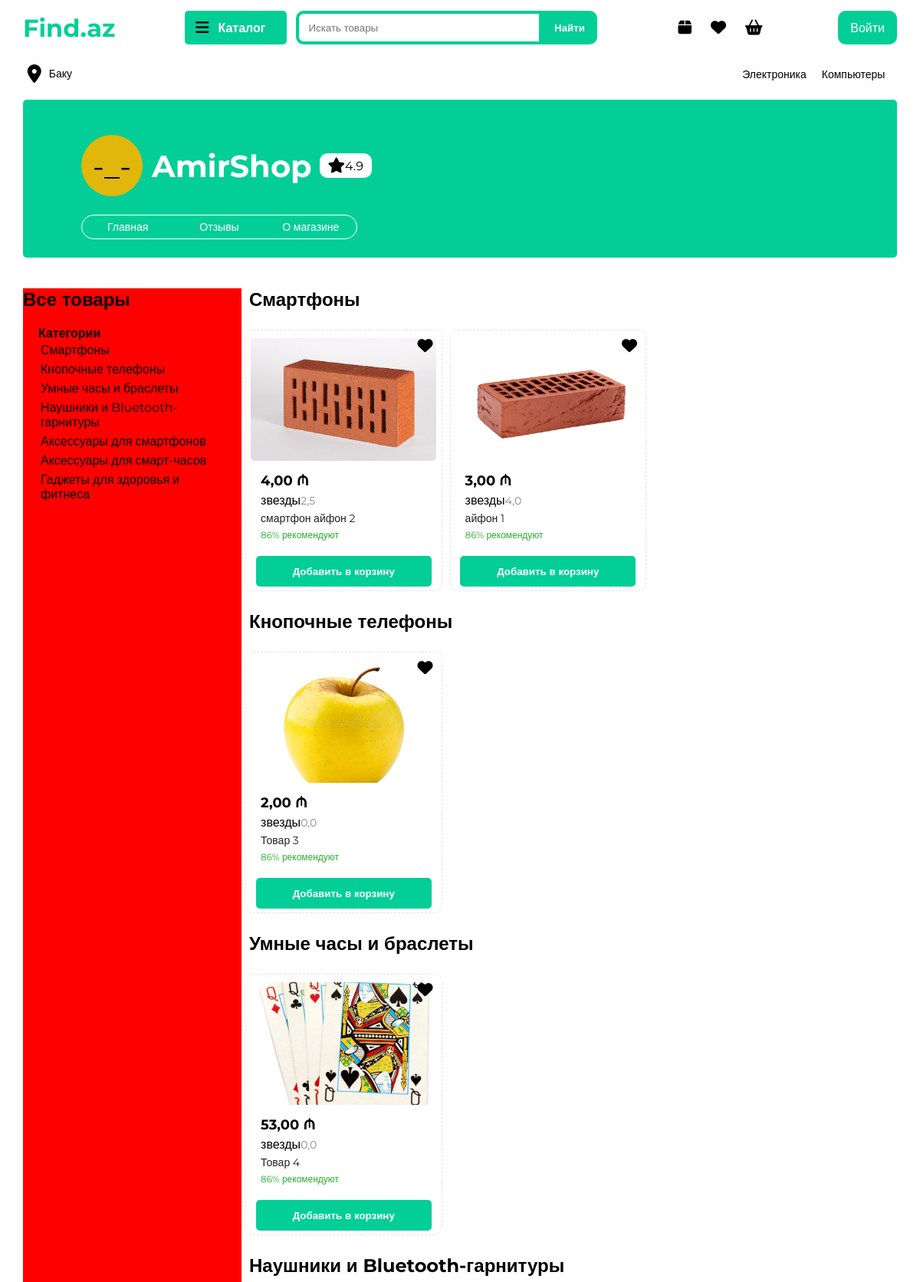
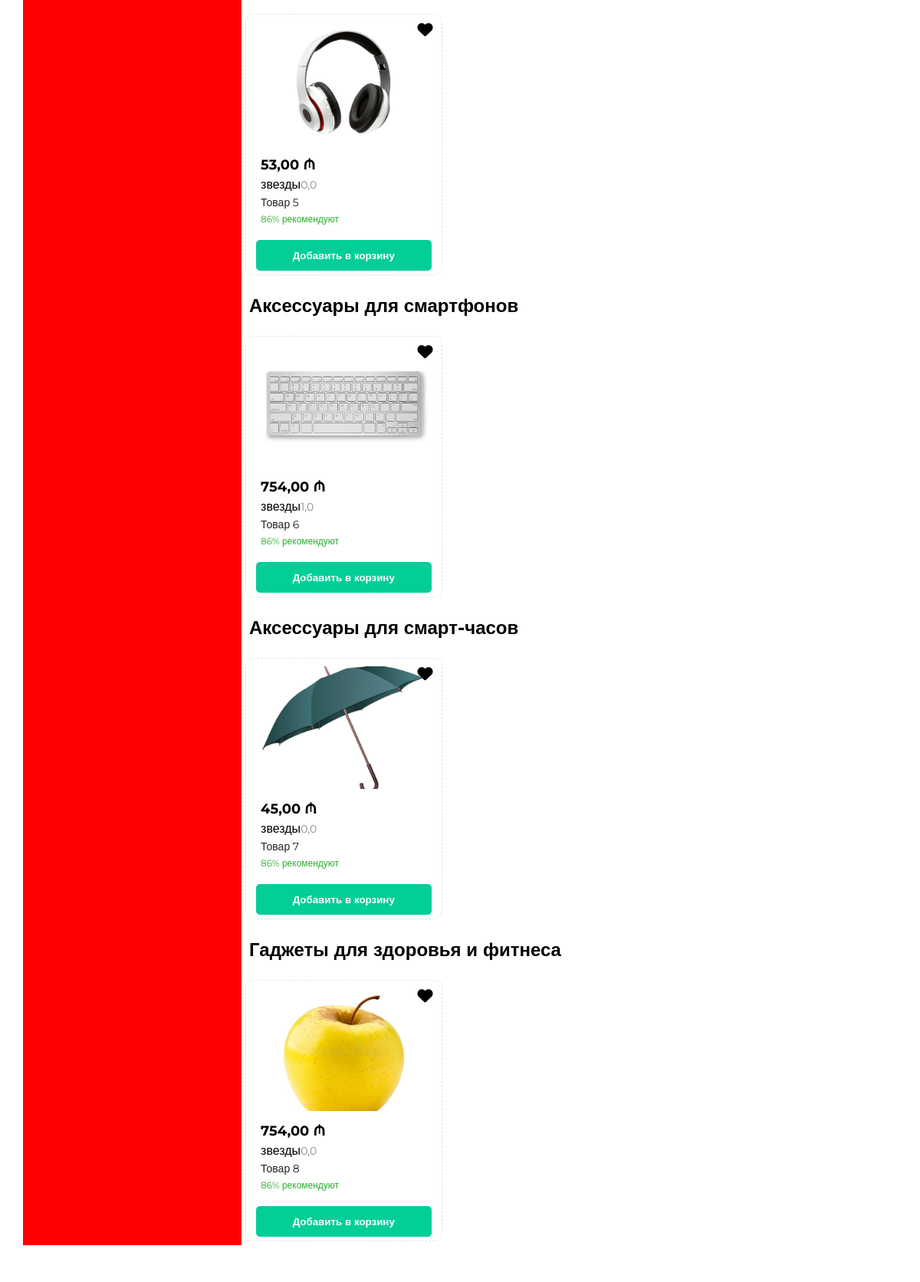
Page /accounts/profile/amirshop (upper part) on the committed database (2 pictures, top to bottom).
### homepage/models.py (models this page shows, shortened)
class Category(models.Model):
    name = models.CharField(max_length=100, db_index=True, unique=True, verbose_name="Категории")
    slug = models.SlugField(max_length=255, unique=True, db_index=True, verbose_name="URL")
    icon = models.CharField(max_length=255, verbose_name="Класс иконки")
    topic = models.CharField(max_length=255, verbose_name="Класс категории")
    def get_absolute_url(self):
        return reverse('category', kwargs={"catslug": self.slug})
    class Meta:
        verbose_name = "Категория"
        verbose_name_plural = "Категории"
        ordering = ['id']

class User(AbstractUser):
    DEFAULT = 'Не указан'
    MALE = 'Мужчина'
    FEMALE = 'Женщина'
    OTHER = 'Другое'
    GENDER_CHOICES = [
        (DEFAULT, 'Не указан'),
        (MALE, 'Мужчина'),
        (FEMALE, 'Женщина'),
        (OTHER, 'Другое'),
    ]
    username = models.CharField(max_length=25, unique=False)
    email = models.EmailField(_("email address"), unique=True)
    email_verify = models.BooleanField(default=False, verbose_name="Подтверждение аккаунта")
    conditions = models.BooleanField(default=False, verbose_name="Условия конфиденциальности")
    is_seller = models.BooleanField(default=False, verbose_name="Продавец или покупатель")
    birth_day = models.DateField(null=True, blank=True)
    phone_regex = RegexValidator(
        regex=r'^\+?1?\d{9,14}$',
        message="Номер телефона должен быть в формате: '+994 XX XXX XX XX'."
    )
    phone_number = models.CharField(validators=[phone_regex], max_length=17, blank=True, verbose_name="Номер телефона")
    gender = models.CharField(max_length=20, choices=GENDER_CHOICES, default=DEFAULT, verbose_name="Пол")
    occupation = models.CharField(max_length=50, verbose_name="Занятие", blank=True)
    address_type = models.CharField(max_length=255, verbose_name="Тип адреса", blank=True)
    city = models.CharField(max_length=50, verbose_name="Город", blank=True)
    place = models.CharField(max_length=255, verbose_name="Место", blank=True)
    place_slug = models.SlugField(max_length=255, null=True, blank=True, verbose_name="URL")
    block_number = models.CharField(max_length=50, verbose_name="Номер блока", blank=True)
    store_rating = models.FloatField(default=0)
    user_favorite = models.ManyToManyField("Tovar", related_name='favorite_tovari')
    user_cart = models.ManyToManyField("Tovar", related_name="cart_tovari", through='MyCart')
    user_rating_and_comment_for_tovar = models.ManyToManyField("Tovar", related_name="rating_tovar", through="Rating_andComments")
    USERNAME_FIELD = "email"
    REQUIRED_FIELDS = ["username"]

class PodPodCat(models.Model):
    name = models.CharField(max_length=100, db_index=True, unique=True, verbose_name="Подподкатегория категории")
    slug = models.SlugField(max_length=255, unique=True, db_index=True, verbose_name="URL")
    maincat = models.ForeignKey("Category", on_delete=models.PROTECT, verbose_name="Основная категория")
    mainpodcat = models.ForeignKey("PodCat", on_delete=models.PROTECT, verbose_name="Подкатегория основной категории")
    def __str__(self):
        return self.name
    def get_absolute_url(self):
        return reverse('podpodcategory', kwargs={"podpodcatslug": self.slug})
    class Meta:
        verbose_name = "ПодПодкатегория"
        verbose_name_plural = "ПодПодКатегории"
        ordering = ['id']

class Tovar(models.Model):
    title = models.CharField(max_length=255, verbose_name="Название Товара")
    title_small = models.CharField(max_length=255, null=True, verbose_name="Название товара для поиска")
    slug = models.SlugField(max_length=255, unique=True, db_index=True, verbose_name="URL")
    for_adult = models.BooleanField(default=False, verbose_name="Товар для взрослых")
    barcode = models.CharField(max_length=255, verbose_name="Штрих код")
    brand = models.CharField(max_length=255, verbose_name="Бренд или производитель")
    weight = models.CharField(max_length=20, verbose_name="Вес")
    height = models.CharField(max_length=20, verbose_name="Высота")
    width = models.CharField(max_length=20, verbose_name="Ширина")
    length = models.CharField(max_length=20, verbose_name="Длина")
    country_of_origin = models.CharField(max_length=255, verbose_name="Страна производства")
    producer = models.CharField(max_length=255, verbose_name="Изготовитель")
    age_to_use = models.CharField(max_length=255, verbose_name="С какого возраста пользоваться")
    expiration_date_for_meal = models.CharField(max_length=255, verbose_name="Срок годности")
    expiration_date_for_gadgets = models.CharField(max_length=255, verbose_name="Срок службы")
    guarantee_period = models.CharField(max_length=255, verbose_name="Гарантийный период")
    content = models.TextField(verbose_name="Описание Товара")
    content_small = models.TextField(null=True, verbose_name="Описание Товара")
    photo_main = models.ImageField(upload_to=content_file_name, verbose_name="Фото главное")
    photo_1 = models.ImageField(upload_to=content_file_name, verbose_name="Фото 1", blank=True)
    photo_2 = models.ImageField(upload_to=content_file_name, verbose_name="Фото 2", blank=True)
    photo_3 = models.ImageField(upload_to=content_file_name, verbose_name="Фото 3", blank=True)
    photo_4 = models.ImageField(upload_to=content_file_name, verbose_name="Фото 4", blank=True)
    photo_5 = models.ImageField(upload_to=content_file_name, verbose_name="Фото 5", blank=True)
    photo_6 = models.ImageField(upload_to=content_file_name, verbose_name="Фото 6", blank=True)
    photo_7 = models.ImageField(upload_to=content_file_name, verbose_name="Фото 7", blank=True)
    photo_8 = models.ImageField(upload_to=content_file_name, verbose_name="Фото 8", blank=True)
    price = models.DecimalField(max_digits=10, decimal_places=2, verbose_name="Цена")
    price_with_skidka = models.DecimalField(max_digits=10, decimal_places=2, verbose_name="Цена со скидкой")
    time_create = models.DateTimeField(auto_now_add=True, verbose_name="Время создания")
    time_update = models.DateTimeField(auto_now=True, verbose_name="Время загрузки")
    cat = models.ForeignKey('Category', on_delete=models.PROTECT, verbose_name="Категории")
    podcat = models.ForeignKey('PodCat', on_delete=models.PROTECT, verbose_name="Подкатегории")
    podpodcat = models.ForeignKey('PodPodCat', on_delete=models.PROTECT, verbose_name="Подподкатегория")
    properties = models.JSONField(verbose_name="Характеристики в подподкатегории")
    created_by = models.ForeignKey("User", on_delete=models.CASCADE, verbose_name="Кем добавлено")
    open_times = models.SmallIntegerField(default=0, verbose_name="Сколько раз открыто")
    rating = models.FloatField(default=0, verbose_name="Рейтинг")
    comments_count = models.IntegerField(default=0, verbose_name="Кол-во отзывов")
    recommendation = models.SmallIntegerField(null=True, verbose_name="Процент рекомендаций")
    rating_from_user = models.ManyToManyField("User", related_name="rating_user", through="Rating_andComments")
    def get_absolute_url(self):
        return reverse('showtovar', kwargs={"tovarslug": self.slug})
    class Meta:
        verbose_name = "Товар"
        verbose_name_plural = "Товары"
        ordering = ['-time_create']

### homepage/views.py (the view)
# urls.py: path('accounts/profile/<slug:place_slug>', show_profile, name="profile"),
def show_profile(request, place_slug):
    salesman = User.objects.get(place_slug=place_slug)
    tovari = Tovar.objects.filter(created_by=salesman.id)
    cats = Category.objects.all()
    podcats = PodCat.objects.all()
    ppodcats = PodPodCat.objects.all()
    podpodcats = list(set([i.podpodcat for i in tovari]))
    ppc_tovars = PodPodCat.objects.all()
    spisok = [i.tovar_set.filter(created_by=salesman.id) for i in ppc_tovars if i.tovar_set.filter(created_by=salesman.id)]
    try:
        fav_user = auth.get_user(request)
        fav_tovari = fav_user.user_favorite.all()
        cart_tovari = fav_user.user_cart.all()
    except:
        fav_user = ""
        fav_tovari = []
        cart_tovari = []
    data = {
        "salesman": salesman,
        "tovari": tovari,
        "cats": cats,
        "pcats": podcats,
        "ppcats": ppodcats,
        "podpodcats": podpodcats,
        "spisok": spisok,
        "title": salesman.occupation,
        'fav_tovari': fav_tovari,
        'cart_tovari': cart_tovari,
    }
    return render(request, "homepage/profile.html", data)

### homepage/models.py (called while the page is built)
    def get_absolute_url(self):
        return reverse('podcategory', kwargs={"podcatslug": self.slug})

### homepage/templates/homepage/profile.html (shortened to what this page needs)
{% extends "homepage/layout.html" %}
{% load static %}
{% block content %}
    <main class="main-of-profile">
        <div class="header-of-profile">
            <div class="profile-infa">
                <div class="logo-and-rating">
                    <div class="profile-logo">
                        -_-
                    </div>
                    <div class="profile-namw">
                        <h2>{{ salesman.occupation }}</h2>
                    </div>
                    <div class="profile-rating">
                        <i class="fas fa-star"></i> 4.9
                    </div>
                </div>
                <div class="prfile-razdeli">
                    <ul>
                        <li>Главная</li>
                        <li>Отзывы</li>
                        <li>О магазине</li>
                    </ul>
                </div>
            </div>
        </div>
        <div class="profile-content">
            <div class="profile-sdiv">
                <h2>Все товары</h2>
                <div class="profile-tdiv">
                    <div class="div-of-ul">
                        <h4>Категории</h4>
                        <ul>
                            {% for ppcat in podpodcats %}
                                <li>{{ ppcat }}</li>
                            {% endfor %}
                        </ul>
                    </div>
                </div>
            </div>
            <div class="provile-fdiv">
                {% for ppcat in spisok %}
                    <h2>{{ ppcat.0.podpodcat }}</h2>
                    <div class="qlavniye-tovari">
                        <div class="name-razdela-tovarov">
                            <div class="tovari">
                                {% for tovar in ppcat %}
					                <div class="qlavniy-tovar">
                                        <div class="izbranniy-tovar">
                                            {% if request.user.is_authenticated %}
                                                    <label for="{{ tovar.pk }}" class="{% if tovar in fav_tovari %}red{% endif %}">
                                                        <i class="fa-solid fa-heart {{ tovar.pk }}"></i>
                                                    </label>
                                                    <input name="favorite" style="display: none" class='heart' type="checkbox" id="{{ tovar.pk }}">
                                            {% else %}
                                                    <i class="fa-solid fa-heart"></i>
                                            {% endif %}
                                        </div>
                                        <a href="{{ tovar.get_absolute_url }}">
                                            <div class="qlavniy-tovar-img"><img src="{{ tovar.photo_main.url }}" alt=""></div>
                                            <span class="tovar-info">
                                                <div class="chena">{{ tovar.price }} ₼</div>
                                                <div class="reyting">
                                                    <div class="zvezda">звезды</div>
                                                    <div class="chislo-ochenik">{{ tovar.rating }}</div>
                                                </div>
                                                <div class="tovar-name">{{ tovar.title|truncatewords:10 }}</div>
                                                <div class="rekomenduyemost">86% рекомендуют</div>
                                            </span>
                                        </a>
                                        {% if tovar in cart_tovari %}
                                            <div class="button"><input type="button" value="В корзине" style="background-color: #e1b70c"></div>
                                        {% else %}
                                            <div class="button"><input type="button" value="Добавить в корзину"></div>
                                        {% endif %}
                                    </div>
                                {% endfor %}
                            </div>
                        </div>
                    </div>
                {% endfor %}
            </div>
        </div>
    </main>
{% endblock content %}

### homepage/templates/homepage/layout.html (shortened to what this page needs)
{% load static %}
<!DOCTYPE html>
	<html lang="en">
	<head>
		<link rel="stylesheet" type="text/css"  href="{% static 'homepage/css/style-new.css' %}">
	</head>
	<body>
	<header class="desktop-header">
		<div class="pervaya-stupen">
			<div class="logo">
				<div class="logo-text"><a href="{% url 'home' %}">Find.az</a></div>
			</div>
			<div class="poiskovoy-div">
				<div class="katalog" onclick="movekatalog()">
					<div class="katalog-icon"><i class="fa-solid fa-bars"></i></div>
					<div class="katalog-text">Каталог</div>
				</div>
				<div class="poiskovik">
                    <input type="text" placeholder="Искать товары" class="poisk-tovarov">
                    <input type="button" value="Найти">
				</div>
			</div>
			<div class="knopochniy-div">
				<div class="zakazi">
					<a href="{% if request.user.is_authenticated %}{% else %}{% url 'login' %}{% endif %}">
						<div class="zakazi-icon"><i class="fa-solid fa-box"></i></div>
					</a>
				</div>
				<div class="izbrannoe">
					<a href="{% if request.user.is_authenticated %}{% url 'show_favorites' %}{% else %}{% url 'login' %}{% endif %}">
						<div class="izbranoe-icon"><i class="fa-solid fa-heart"></i></div>
					</a>
				</div>
				<div class="korzina">
					<a href="{% if request.user.is_authenticated %}{% url 'show_cart' %}{% else %}{% url 'login' %}{% endif %}">
						<div class="korzina-icon"><i class="fa-solid fa-basket-shopping"></i></div>
					</a>
				</div>
			</div>
			{% if request.user.is_authenticated %}
				<div  class="logo-of-profile-in-mainpg">
					<div class="img">
						<img src="">
					</div>
					<div class="perexodi-iz-mainpg">
						<h4><a href="">{{ user.last_name }} {{ user.first_name }}</a></h4>
						<ul>
                            {% if user.is_seller == True %}
							    <li><a href="{{ salesman.get_absolute_url }}">Профиль</a></li>
                            {% endif %}
							<li><a href="">Настройки</a></li>
                            {% if user.is_seller == True %}
							    <li><a href="{% url 'addtovar' %}">Добавить товар</a></li>
                            {%  endif %}
                            <li><a href="{% url 'logout' %}">Выход</a></li>
						</ul>
					</div>
				</div>
			{% else %}
				<div  class="voyti">
					<a href="{% url 'login' %}">
						<div class="voyti-knopka">
							<div class="voyti-text">Войти</div>
						</div>
					</a>
				</div>
			{% endif %}
		</div>
		<div class="ftoraya-stupen">
			<div class="mesopolojeniye">
				<div class="mesopolojeniye-icon"><i class="fa-solid fa-location-dot"></i></div>
				<div class="mesopolojeniye-qorod">Баку</div>
			</div>
			<div class="top-kateqorii">
				<ul class="spisok-kateqoriy">
                    {% for i in cats %}
                        <li><a href="{{ i.get_absolute_url }}">{{ i.name }}</a></li>
                    {% endfor %}
				</ul>
			</div>
		</div>
	</header>
	{% block content %}
	{% endblock content %}
</body>
</html>

### rows in the picture
Category: name "Электроника"
Category: name "Компьютеры"
User: occupation "AmirShop"
PodPodCat: name "Смартфоны"
PodPodCat: name "Кнопочные телефоны"
PodPodCat: name "Умные часы и браслеты"
PodPodCat: name "Наушники и Bluetooth-гарнитуры"
PodPodCat: name "Аксессуары для смартфонов"
PodPodCat: name "Аксессуары для смарт-часов"
PodPodCat: name "Гаджеты для здоровья и фитнеса"
Tovar: podpodcat.name "Смартфоны", photo_main (picture), price "4,00", rating "2,5", title "смартфон айфон 2"
Tovar: photo_main (picture), price "3,00", rating "4,0", title "айфон 1"
Tovar: podpodcat.name "Кнопочные телефоны", photo_main (picture), price "2,00", rating "0,0", title "Товар 3"
Tovar: podpodcat.name "Умные часы и браслеты", photo_main (picture), price "53,00", rating "0,0", title "Товар 4"
Tovar: podpodcat.name "Наушники и Bluetooth-гарнитуры", photo_main (picture), price "53,00", rating "0,0", title "Товар 5"
Tovar: podpodcat.name "Аксессуары для смартфонов", photo_main (picture), price "754,00", rating "1,0", title "Товар 6"
Tovar: podpodcat.name "Аксессуары для смарт-часов", photo_main (picture), price "45,00", rating "0,0", title "Товар 7"
Tovar: podpodcat.name "Гаджеты для здоровья и фитнеса", photo_main (picture), price "754,00", rating "0,0", title "Товар 8"
